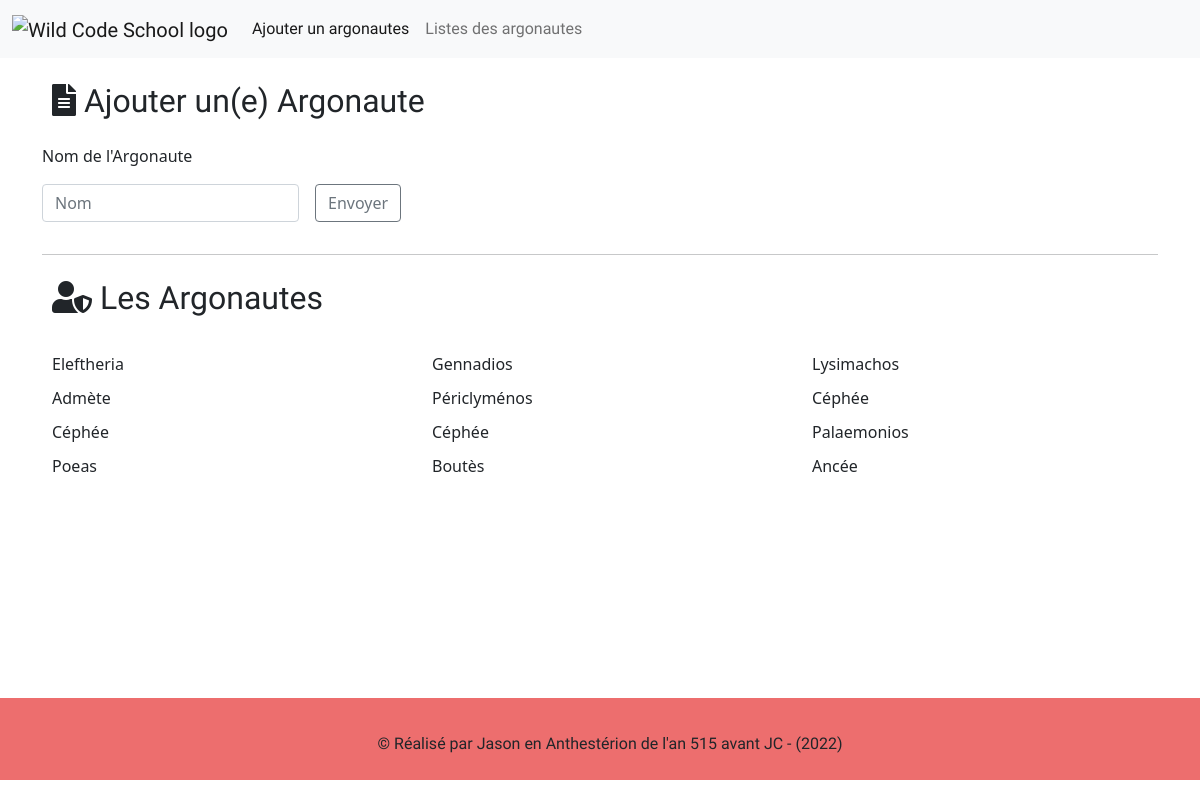
The page / on the database its author committed.
### tables this page shows
CREATE TABLE `argonautes` (
  `id` int(11) NOT NULL,
  `nom` varchar(255) NOT NULL,
  `date_entree` date NOT NULL
);

### index.php (the view, shortened to what this page needs)
<?php
require_once 'inc/init.php';
require_once 'inc/header.php';
?>
<h2 id="ajout" class="my-4"><i class="fas fa-file-alt"></i> Ajouter un(e) Argonaute</h2>
<form class="row g-3" action="" method="post">
    <label for="name">Nom de l'Argonaute</label>
    <div class="col-auto">
        <input type="text" class="form-control" id="name" name="name" placeholder="Nom">
    </div>
    <div class="col-auto">
        <button type="submit" class="btn btn-outline-secondary mb-3">Envoyer</button>
    </div>
</form>
<?php
$resultat = $pdo->query("SELECT * FROM argonautes");
?>
<hr>
<h2 id="liste" class="my-4 "><i class="fas fa-user-shield"></i> Les Argonautes</h2>
<div class="row animated slideInLeft">
    <?php
    while ($argonaute = $resultat->fetch(PDO::FETCH_ASSOC)) {
    ?>
    <div class="col-sm-4">
        <p><?php echo ucfirst($argonaute['nom'])?></p>
    </div>
    <?php
    }
    ?>
</div>
<?php
require_once 'inc/footer.php';

### inc/header.php (shortened to what this page needs)
<!Doctype html>
<html lang="fr">
<head>
    <link href="https://cdn.jsdelivr.net/npm/bootstrap@5.0.2/dist/css/bootstrap.min.css" rel="stylesheet"
>
    <link rel="stylesheet" href="css/style.css">
    <link rel="stylesheet" href="https://cdnjs.cloudflare.com/ajax/libs/font-awesome/5.15.3/css/all.min.css"
 />
</head>
<body>
    <header>
        <nav class="navbar navbar-expand-lg navbar-light bg-light">
            <div class="container-fluid">
                <a class="navbar-brand" href="index.php"><img
                        src="https://www.wildcodeschool.com/assets/logo_main-e4f3f744c8e717f1b7df3858dce55a86c63d4766d5d9a7f454250145f097c2fe.png"
                        alt="Wild Code School logo" /></a>
                <div class="collapse navbar-collapse" id="navbarNavAltMarkup">
                    <div class="navbar-nav">
                        <a class="nav-link active" aria-current="page" href="#ajout">Ajouter un argonautes</a>
                        <a class="nav-link" href="#liste">Listes des argonautes</a>
                    </div>
                </div>
            </div>
        </nav>
    </header>
    <main class="container" style="min-height: 80vh;">
        <div class="row">
            <div class="col">

### inc/footer.php (shortened to what this page needs)
</div>
</div>
</main>
<footer>
    <div class="container-fluid">
        <footer class="text-center p-4">
            <p>&copy; Réalisé par Jason en Anthestérion de l'an 515 avant JC - (<?php echo date("Y");
                                    ?>)</p>
    </div>
</footer>
</body>

### css/style.css (style rules this page uses)
a.navbar-brand img { width: 150px; }
.navbar, footer, h2 { font-family: 'Pattaya', sans-serif; }
footer { background-color: #ed6e6e; }
h2, p { margin: 10px 0 0 10px; white-space: nowrap; overflow: hidden; width: 100%; animation: animtext 4s steps(80, end); transition: all cubic-bezier(0.1, 0.7, 1.0, 0.1); }

### rows shown on the page
argonautes: nom "Eleftheria"
argonautes: nom "Gennadios"
argonautes: nom "Lysimachos"
argonautes: nom "Admète"
argonautes: nom "Périclyménos"
argonautes: nom "Céphée"
argonautes: nom "Céphée"
argonautes: nom "Céphée"
argonautes: nom "Palaemonios"
argonautes: nom "Poeas"
argonautes: nom "Boutès"
argonautes: nom "Ancée"
